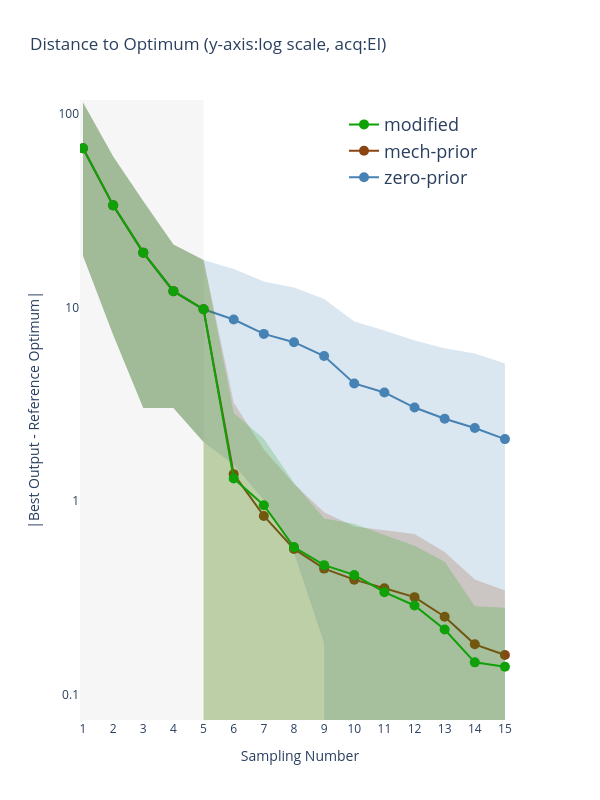

Write notebook code for a chart like this one.
### Code cell
plot_bo_comparison(info_dict,reference_max=191.02,date=date,withdraw_model_index=[],draw_initial_point=True,draw_iter_step=10,save_path=None,yaxis_lower_bound=3)

### Figure 1 — Plotly figure (JSON) as saved in the notebook; plotly's stock layout.template omitted (floating-point values rounded to 4 significant figures)
{"data": [{"line": {"color": "#4682B4", "width": 0}, "mode": "lines", "name": "zero-prior Upper Bound", "showlegend": false, "type": "scatter", "x": [1, 2, 3, 4, 5, 6, 7, 8, 9, 10, 11, 12, 13, 14, 15], "y": [114.0, 60.02, 35.32, 21.13, 17.54, 15.78, 13.59, 12.68, 11.04, 8.46, 7.605, 6.743, 6.159, 5.777, 5.136]}, {"fill": "tonexty", "fillcolor": "rgba(70, 130, 180, 0.2)", "line": {"color": "#4682B4", "width": 0}, "mode": "lines", "name": "zero-prior Lower Bound", "showlegend": false, "type": "scatter", "x": [1, 2, 3, 4, 5, 6, 7, 8, 9, 10, 11, 12, 13, 14, 15], "y": [18.5, 7.232, 3.022, 3.022, 2.018, 1.539, 1.015, 0.5416, 0.1849, -0.3567, -0.3567, -0.6581, -0.8326, -1.003, -0.9544]}, {"error_y": {"array": [47.77, 26.39, 16.15, 8.994, 7.763, 7.119, 6.286, 6.071, 5.43, 4.408, 3.966, 3.7, 3.496, 3.39, 3.045], "color": "rgba(70, 130, 180, 1)", "type": "data", "visible": false}, "line": {"color": "#4682B4"}, "marker": {"size": 10}, "mode": "lines+markers", "name": "zero-prior", "type": "scatter", "x": [1, 2, 3, 4, 5, 6, 7, 8, 9, 10, 11, 12, 13, 14, 15], "y": [66.27, 33.62, 19.17, 12.13, 9.781, 8.658, 7.301, 6.613, 5.614, 4.052, 3.64, 3.042, 2.663, 2.387, 2.091]}, {"line": {"color": "#8B4513", "width": 0}, "mode": "lines", "name": "mech-prior Upper Bound", "showlegend": false, "type": "scatter", "x": [1, 2, 3, 4, 5, 6, 7, 8, 9, 10, 11, 12, 13, 14, 15], "y": [114.0, 60.02, 35.32, 21.13, 17.54, 3.216, 1.846, 1.229, 0.8761, 0.7403, 0.7067, 0.6775, 0.5473, 0.3936, 0.3459]}, {"fill": "tonexty", "fillcolor": "rgba(139, 69, 19, 0.2)", "line": {"color": "#8B4513", "width": 0}, "mode": "lines", "name": "mech-prior Lower Bound", "showlegend": false, "type": "scatter", "x": [1, 2, 3, 4, 5, 6, 7, 8, 9, 10, 11, 12, 13, 14, 15], "y": [18.5, 7.232, 3.022, 3.022, 2.018, -0.4583, -0.4583, -0.4583, -0.4583, -0.4583, -0.4583, -0.4583, -0.4583, -0.4583, -0.02453]}, {"error_y": {"array": [47.77, 26.39, 16.15, 8.994, 7.763, 1.837, 1.007, 0.6618, 0.4275, 0.3469, 0.3517, 0.3578, 0.2941, 0.2112, 0.1852], "color": "rgba(139, 69, 19, 1)", "type": "data", "visible": false}, "line": {"color": "#8B4513"}, "marker": {"size": 10}, "mode": "lines+markers", "name": "mech-prior", "type": "scatter", "x": [1, 2, 3, 4, 5, 6, 7, 8, 9, 10, 11, 12, 13, 14, 15], "y": [66.27, 33.62, 19.17, 12.13, 9.781, 1.379, 0.8391, 0.567, 0.4486, 0.3933, 0.3549, 0.3196, 0.2532, 0.1824, 0.1607]}, {"line": {"color": "#0fa107", "width": 0}, "mode": "lines", "name": "modified Upper Bound", "showlegend": false, "type": "scatter", "x": [1, 2, 3, 4, 5, 6, 7, 8, 9, 10, 11, 12, 13, 14, 15], "y": [114.0, 60.02, 35.32, 21.13, 17.54, 2.852, 2.101, 1.24, 0.8139, 0.7641, 0.6686, 0.5887, 0.4871, 0.2867, 0.2821]}, {"fill": "tonexty", "fillcolor": "rgba(15, 161, 7, 0.2)", "line": {"color": "#0fa107", "width": 0}, "mode": "lines", "name": "modified Lower Bound", "showlegend": false, "type": "scatter", "x": [1, 2, 3, 4, 5, 6, 7, 8, 9, 10, 11, 12, 13, 14, 15], "y": [18.5, 7.232, 3.022, 3.022, 2.018, -0.2321, -0.2321, -0.2321, -0.2321, -0.2321, -0.2321, -0.2321, -0.2321, -0.2321, -0.002381]}, {"error_y": {"array": [47.77, 26.39, 16.15, 8.994, 7.763, 1.542, 1.149, 0.6604, 0.3465, 0.3479, 0.3297, 0.2992, 0.2697, 0.1395, 0.1422], "color": "rgba(15, 161, 7, 1)", "type": "data", "visible": false}, "line": {"color": "#0fa107"}, "marker": {"size": 10}, "mode": "lines+markers", "name": "modified", "type": "scatter", "x": [1, 2, 3, 4, 5, 6, 7, 8, 9, 10, 11, 12, 13, 14, 15], "y": [66.27, 33.62, 19.17, 12.13, 9.781, 1.31, 0.9525, 0.5791, 0.4674, 0.4162, 0.3389, 0.2895, 0.2174, 0.1472, 0.1398]}], "layout": {"height": 800, "legend": {"font": {"size": 18}, "x": 0.6, "y": 0.99}, "plot_bgcolor": "white", "shapes": [{"fillcolor": "lightgray", "layer": "below", "line": {"width": 0}, "opacity": 0.2, "type": "rect", "x0": 0.1, "x1": "5", "y0": 0.0001, "y1": 331.4}], "showlegend": true, "title": {"text": "Distance to Optimum (y-axis:log scale, acq:EI)"}, "width": 600, "xaxis": {"dtick": 1, "gridcolor": "lightgray", "range": [0.9, 15.5], "showgrid": false, "title": {"text": "Sampling Number"}, "type": "linear"}, "yaxis": {"dtick": 1, "gridcolor": "lightgray", "range": [-1.129, 2.071], "showgrid": false, "title": {"text": "|Best Output - Reference Optimum|"}, "type": "log"}}}
